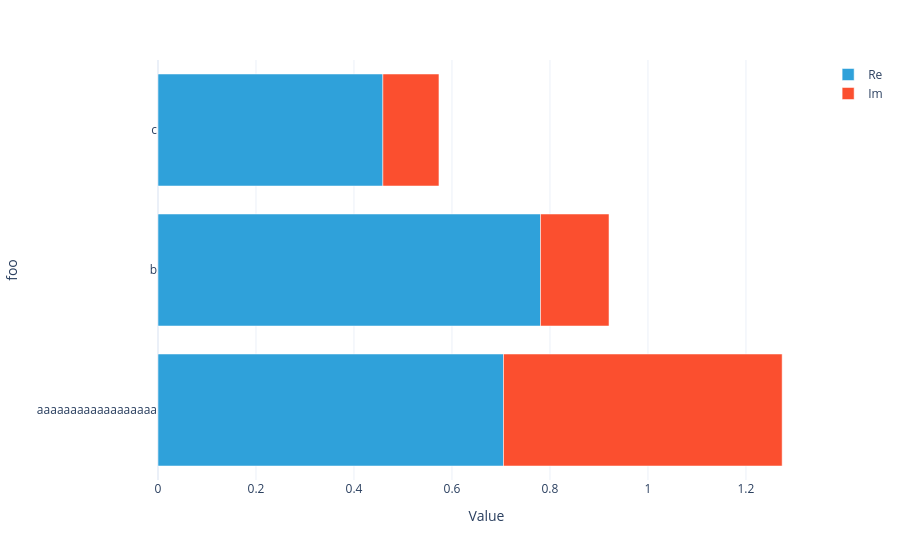

Notebook cell for this chart:
### Code cell
#|hide
plotly_dataarray(U1.array + U2.array)

### Figure 1 — Plotly figure (JSON) as saved in the notebook; plotly's stock layout.template omitted (floating-point values rounded to 4 significant figures)
{"data": [{"hovertemplate": "Part=Re<br>Value=%{x}<br>foo=%{y}<extra></extra>", "legendgroup": "Re", "marker": {"color": "#2fa1da", "pattern": {"shape": ""}}, "name": "Re", "orientation": "h", "showlegend": true, "textposition": "auto", "type": "bar", "x": [0.7052, 0.7807, 0.4589], "xaxis": "x", "y": ["aaaaaaaaaaaaaaaaaa", "b", "c"], "yaxis": "y"}, {"hovertemplate": "Part=Im<br>Value=%{x}<br>foo=%{y}<extra></extra>", "legendgroup": "Im", "marker": {"color": "#fb4f2f", "pattern": {"shape": ""}}, "name": "Im", "orientation": "h", "showlegend": true, "textposition": "auto", "type": "bar", "x": [0.5687, 0.1398, 0.1145], "xaxis": "x", "y": ["aaaaaaaaaaaaaaaaaa", "b", "c"], "yaxis": "y"}], "layout": {"barmode": "relative", "legend": {"title": {}, "tracegroupgap": 0}, "margin": {"t": 60}, "xaxis": {"anchor": "y", "domain": [0, 1], "title": {"text": "Value"}}, "yaxis": {"anchor": "x", "domain": [0, 1], "title": {"text": "foo"}}}}
